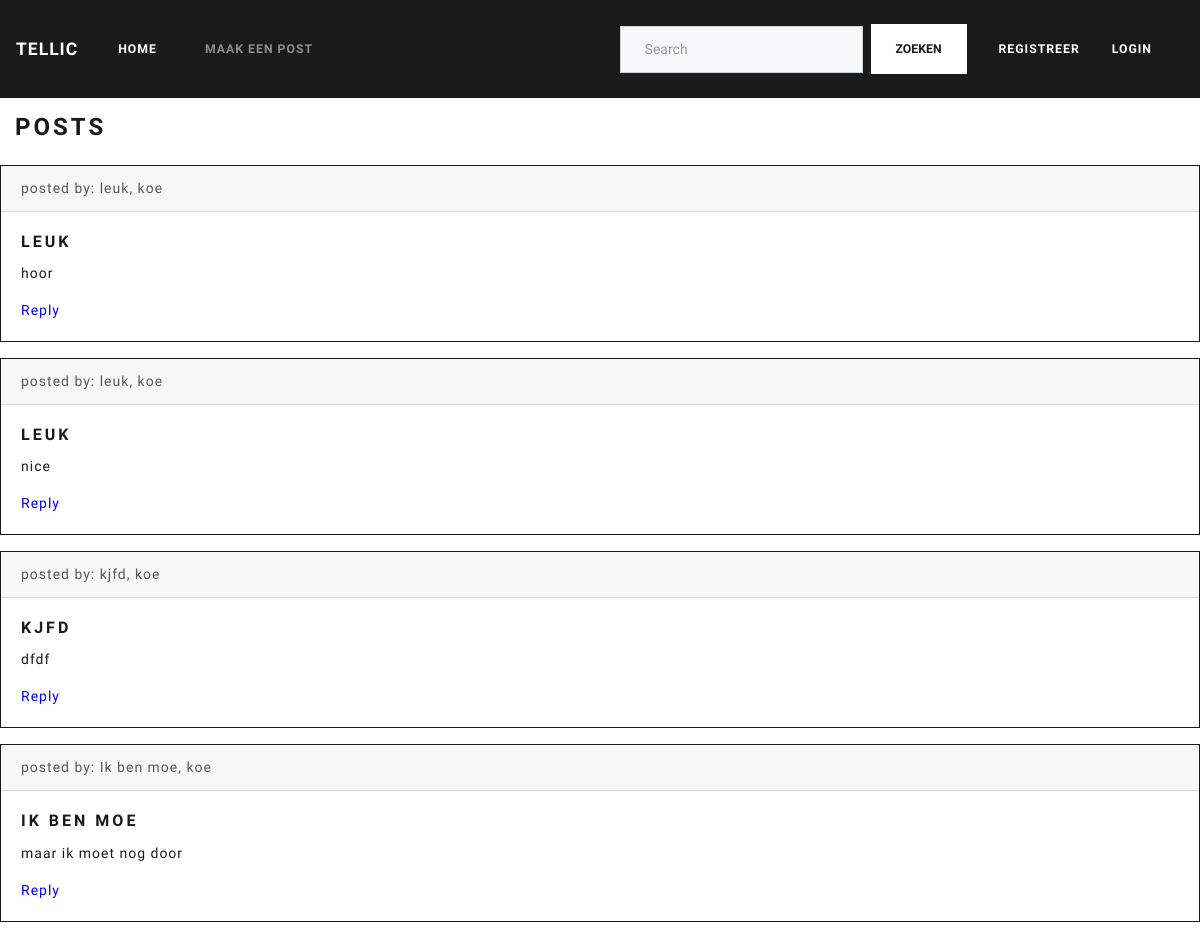
The page / on the database its author committed.
### models.py (models this page shows, shortened)
class Post(db.Model):
    id = db.Column(db.Integer, primary_key=True)
    user_id = db.Column(db.Integer, db.ForeignKey('user.id'), nullable=False)
    title = db.Column(db.String(255), nullable=False)
    text = db.Column(db.String(255), nullable=False)
    created_on = db.Column(db.DateTime, server_default=db.func.now())
    replies = db.relationship('Reply', backref='user', lazy=True)

class User(db.Model):
    id = db.Column(db.Integer, primary_key=True)
    username = db.Column(db.String(80), unique=True, nullable=False)
    password = db.Column(db.String(255), nullable=False, server_default='')
    created_on = db.Column(db.DateTime, server_default=db.func.now())
    posts = db.relationship('Post', backref='user', lazy=True)
    replies = db.relationship('Reply', backref='userR', lazy=True)

### controllers.py (the view)
@app.route("/")
def index():
    posts = Post.query.all()
    return render_template("index.html", posts=posts)

### templates/index.html (shortened to what this page needs)
{% extends "layout.html" %}
{% block includes %}
    <link rel="stylesheet" type="text/css" href="{{ url_for('static',filename='styles/index.css') }}">
{% endblock %}
{% block main %}
<h3 class="h3"> Posts </h3>
{% for post in posts %}
<div class="card border-primary mb-3">
  <div class="card-header">posted by: {{ post['title'] }}, {{ post.user['username'] }}</div>
  <div class="card-body text-primary">
    <h5 class="card-title">{{post['title']}}</h5>
    <p class="card-text">{{post['text']}}</p>
    <a href="{{ url_for('index') }}" class="card-link">Reply</a>
  </div>
</div>
{% endfor %}
{% endblock %}

### templates/layout.html (shortened to what this page needs)
<!DOCTYPE html>
<html lang="nl">
  <head>
    <link rel="stylesheet" href="{{ url_for('static',filename='styles/style.css') }}">
    <link rel="stylesheet" href="https://maxcdn.bootstrapcdn.com/bootswatch/4.0.0-beta.3/lux/bootstrap.min.css">
    {% block includes %}{% endblock %}
  </head>
  <body>
    {% include 'navigation.html' %}
    <main>
      {% block main %}{% endblock %}
    </main>
  </body>
</html>

### templates/navigation.html (shortened to what this page needs)
<nav class="navbar navbar-expand-lg navbar-dark bg-primary">
  <a class="navbar-brand" href="{{ url_for('index') }}">Tellic</a>
  <div class="collapse navbar-collapse" id="navbarColor01">
    <ul class="navbar-nav mr-auto">
      <li class="nav-item active">
        <a class="nav-link" href="{{ url_for('index') }}">Home<span class="sr-only">(current)</span></a>
      </li>
      <li class="nav-item">
        <a class="nav-link" href="{{ url_for('createPost') }}">Maak een post</a>
      </li>
    </ul>
    <form class="form-inline my-2 my-lg-0 nav-item">
      <input class="form-control mr-sm-2" type="text" placeholder="Search">
      <button class="btn btn-secondary my-2 my-sm-0" type="submit">Zoeken</button>
    </form>
    {% if current_user.is_authenticated %}
      <ul class="nav navbar-nav navbar-right">
        <li class="nav-item"><a class="text-white" href="{{ url_for('profiel') }}"></span>Hallo, {{ current_user.username }} </a></li>
        <li class="nav-item"><a class="text-white" href="{{ url_for('logout') }}"></span >Log uit</a></li>
      </ul>
    {% else %}
      <ul class="nav navbar-nav navbar-right">
        <li class="nav-item"><a class="text-white" href="{{ url_for('register') }}"></span>Registreer</a></li>
        <li class="nav-item"><a class="text-white" href="{{ url_for('login') }}"></span >Login</a></li>
      </ul>
    {% endif %}
  </div>
</nav>

### static/styles/index.css (style rules this page uses)
.h3 { padding: 15px; }
.card-link { color: blue; }

### rows shown on the page
Post: title "leuk", user.username "koe", title "LEUK", text "hoor"
Post: title "leuk", user.username "koe", title "LEUK", text "nice"
Post: title "kjfd", user.username "koe", title "KJFD", text "dfdf"
Post: title "Ik ben moe", user.username "koe", title "IK BEN MOE", text "maar ik moet nog door"
